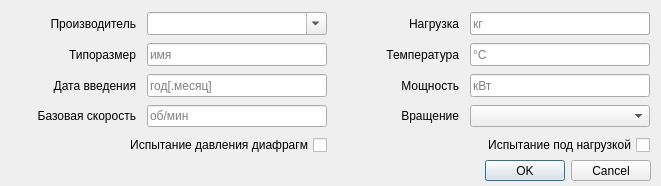
<?xml version="1.0" encoding="UTF-8"?>
<ui version="4.0">
 <class>dialogNewType</class>
 <widget class="QDialog" name="dialogNewType">
  <property name="geometry">
   <rect>
    <x>0</x>
    <y>0</y>
    <width>661</width>
    <height>186</height>
   </rect>
  </property>
  <property name="windowTitle">
   <string>Новый типоразмер</string>
  </property>
  <property name="modal">
   <bool>true</bool>
  </property>
  <widget class="QDialogButtonBox" name="buttonBox">
   <property name="geometry">
    <rect>
     <x>10</x>
     <y>160</y>
     <width>641</width>
     <height>21</height>
    </rect>
   </property>
   <property name="orientation">
    <enum>Qt::Horizontal</enum>
   </property>
   <property name="standardButtons">
    <set>QDialogButtonBox::Cancel|QDialogButtonBox::Ok</set>
   </property>
  </widget>
  <widget class="QWidget" name="gridLayoutWidget">
   <property name="geometry">
    <rect>
     <x>9</x>
     <y>10</y>
     <width>641</width>
     <height>151</height>
    </rect>
   </property>
   <layout class="QGridLayout" name="gridLayout">
    <item row="0" column="3">
     <widget class="QLineEdit" name="txtThrust">
      <property name="minimumSize">
       <size>
        <width>100</width>
        <height>0</height>
       </size>
      </property>
      <property name="maximumSize">
       <size>
        <width>180</width>
        <height>23</height>
       </size>
      </property>
      <property name="toolTip">
       <string>Нагрузка</string>
      </property>
      <property name="whatsThis">
       <string extracomment="Минимум"/>
      </property>
      <property name="placeholderText">
       <string>кг</string>
      </property>
     </widget>
    </item>
    <item row="1" column="2">
     <widget class="QLabel" name="lblNom">
      <property name="minimumSize">
       <size>
        <width>120</width>
        <height>0</height>
       </size>
      </property>
      <property name="maximumSize">
       <size>
        <width>200</width>
        <height>23</height>
       </size>
      </property>
      <property name="text">
       <string>Температура</string>
      </property>
      <property name="alignment">
       <set>Qt::AlignRight|Qt::AlignTrailing|Qt::AlignVCenter</set>
      </property>
      <property name="indent">
       <number>5</number>
      </property>
     </widget>
    </item>
    <item row="2" column="3">
     <widget class="QLineEdit" name="txtPower">
      <property name="minimumSize">
       <size>
        <width>100</width>
        <height>0</height>
       </size>
      </property>
      <property name="maximumSize">
       <size>
        <width>180</width>
        <height>23</height>
       </size>
      </property>
      <property name="toolTip">
       <string>Мощность</string>
      </property>
      <property name="whatsThis">
       <string extracomment="Максимум"/>
      </property>
      <property name="placeholderText">
       <string>кВт</string>
      </property>
     </widget>
    </item>
    <item row="1" column="3">
     <widget class="QLineEdit" name="txtTemp">
      <property name="minimumSize">
       <size>
        <width>100</width>
        <height>0</height>
       </size>
      </property>
      <property name="maximumSize">
       <size>
        <width>180</width>
        <height>23</height>
       </size>
      </property>
      <property name="toolTip">
       <string>Температура</string>
      </property>
      <property name="whatsThis">
       <string extracomment="Номинал"/>
      </property>
      <property name="placeholderText">
       <string>°C</string>
      </property>
     </widget>
    </item>
    <item row="2" column="2">
     <widget class="QLabel" name="lblMax">
      <property name="minimumSize">
       <size>
        <width>120</width>
        <height>0</height>
       </size>
      </property>
      <property name="maximumSize">
       <size>
        <width>200</width>
        <height>23</height>
       </size>
      </property>
      <property name="text">
       <string>Мощность</string>
      </property>
      <property name="alignment">
       <set>Qt::AlignRight|Qt::AlignTrailing|Qt::AlignVCenter</set>
      </property>
      <property name="margin">
       <number>0</number>
      </property>
      <property name="indent">
       <number>5</number>
      </property>
     </widget>
    </item>
    <item row="0" column="2">
     <widget class="QLabel" name="lblMin">
      <property name="minimumSize">
       <size>
        <width>120</width>
        <height>0</height>
       </size>
      </property>
      <property name="maximumSize">
       <size>
        <width>200</width>
        <height>23</height>
       </size>
      </property>
      <property name="text">
       <string>Нагрузка</string>
      </property>
      <property name="alignment">
       <set>Qt::AlignRight|Qt::AlignTrailing|Qt::AlignVCenter</set>
      </property>
      <property name="indent">
       <number>5</number>
      </property>
     </widget>
    </item>
    <item row="3" column="2">
     <widget class="QLabel" name="lblMax_2">
      <property name="minimumSize">
       <size>
        <width>120</width>
        <height>0</height>
       </size>
      </property>
      <property name="maximumSize">
       <size>
        <width>200</width>
        <height>23</height>
       </size>
      </property>
      <property name="text">
       <string>Вращение</string>
      </property>
      <property name="alignment">
       <set>Qt::AlignRight|Qt::AlignTrailing|Qt::AlignVCenter</set>
      </property>
      <property name="margin">
       <number>0</number>
      </property>
      <property name="indent">
       <number>5</number>
      </property>
     </widget>
    </item>
    <item row="3" column="3">
     <widget class="QComboBox" name="cmbDirection">
      <property name="toolTip">
       <string>Вращение</string>
      </property>
      <property name="currentIndex">
       <number>-1</number>
      </property>
      <item>
       <property name="text">
        <string>Правостороннее</string>
       </property>
      </item>
      <item>
       <property name="text">
        <string>Левостороннее</string>
       </property>
      </item>
      <item>
       <property name="text">
        <string>В обе стороны</string>
       </property>
      </item>
     </widget>
    </item>
    <item row="2" column="0">
     <widget class="QLabel" name="label_3">
      <property name="minimumSize">
       <size>
        <width>120</width>
        <height>0</height>
       </size>
      </property>
      <property name="maximumSize">
       <size>
        <width>200</width>
        <height>23</height>
       </size>
      </property>
      <property name="text">
       <string>Дата введения</string>
      </property>
      <property name="alignment">
       <set>Qt::AlignRight|Qt::AlignTrailing|Qt::AlignVCenter</set>
      </property>
      <property name="indent">
       <number>5</number>
      </property>
     </widget>
    </item>
    <item row="0" column="0">
     <widget class="QLabel" name="lblProducer">
      <property name="minimumSize">
       <size>
        <width>120</width>
        <height>0</height>
       </size>
      </property>
      <property name="maximumSize">
       <size>
        <width>200</width>
        <height>23</height>
       </size>
      </property>
      <property name="text">
       <string>Производитель</string>
      </property>
      <property name="alignment">
       <set>Qt::AlignRight|Qt::AlignTrailing|Qt::AlignVCenter</set>
      </property>
      <property name="indent">
       <number>5</number>
      </property>
     </widget>
    </item>
    <item row="1" column="0">
     <widget class="QLabel" name="lblName">
      <property name="minimumSize">
       <size>
        <width>120</width>
        <height>0</height>
       </size>
      </property>
      <property name="maximumSize">
       <size>
        <width>200</width>
        <height>23</height>
       </size>
      </property>
      <property name="text">
       <string>Типоразмер</string>
      </property>
      <property name="alignment">
       <set>Qt::AlignRight|Qt::AlignTrailing|Qt::AlignVCenter</set>
      </property>
      <property name="indent">
       <number>5</number>
      </property>
     </widget>
    </item>
    <item row="0" column="1">
     <widget class="QComboBox" name="cmbProducer">
      <property name="minimumSize">
       <size>
        <width>180</width>
        <height>0</height>
       </size>
      </property>
      <property name="maximumSize">
       <size>
        <width>180</width>
        <height>23</height>
       </size>
      </property>
      <property name="toolTip">
       <string>Производитель</string>
      </property>
      <property name="whatsThis">
       <string extracomment="Производитель"/>
      </property>
      <property name="editable">
       <bool>true</bool>
      </property>
     </widget>
    </item>
    <item row="2" column="1">
     <widget class="QLineEdit" name="txtDate">
      <property name="minimumSize">
       <size>
        <width>100</width>
        <height>0</height>
       </size>
      </property>
      <property name="maximumSize">
       <size>
        <width>180</width>
        <height>23</height>
       </size>
      </property>
      <property name="toolTip">
       <string>Дата введения</string>
      </property>
      <property name="whatsThis">
       <string extracomment="Дата введения"/>
      </property>
      <property name="placeholderText">
       <string>год[.месяц]</string>
      </property>
     </widget>
    </item>
    <item row="3" column="1">
     <widget class="QLineEdit" name="txtRpm">
      <property name="minimumSize">
       <size>
        <width>100</width>
        <height>0</height>
       </size>
      </property>
      <property name="maximumSize">
       <size>
        <width>180</width>
        <height>23</height>
       </size>
      </property>
      <property name="toolTip">
       <string>Базовая скорость</string>
      </property>
      <property name="whatsThis">
       <string extracomment="Базовая скорость"/>
      </property>
      <property name="placeholderText">
       <string>об/мин</string>
      </property>
     </widget>
    </item>
    <item row="1" column="1">
     <widget class="QLineEdit" name="txtName">
      <property name="minimumSize">
       <size>
        <width>180</width>
        <height>0</height>
       </size>
      </property>
      <property name="maximumSize">
       <size>
        <width>180</width>
        <height>23</height>
       </size>
      </property>
      <property name="toolTip">
       <string>Типоразмер</string>
      </property>
      <property name="whatsThis">
       <string extracomment="Типоразмер"/>
      </property>
      <property name="placeholderText">
       <string>имя</string>
      </property>
     </widget>
    </item>
    <item row="3" column="0">
     <widget class="QLabel" name="lblRpm">
      <property name="minimumSize">
       <size>
        <width>120</width>
        <height>0</height>
       </size>
      </property>
      <property name="maximumSize">
       <size>
        <width>200</width>
        <height>23</height>
       </size>
      </property>
      <property name="text">
       <string>Базовая скорость</string>
      </property>
      <property name="alignment">
       <set>Qt::AlignRight|Qt::AlignTrailing|Qt::AlignVCenter</set>
      </property>
      <property name="indent">
       <number>5</number>
      </property>
     </widget>
    </item>
    <item row="4" column="2" colspan="2">
     <widget class="QCheckBox" name="chkThrust">
      <property name="layoutDirection">
       <enum>Qt::RightToLeft</enum>
      </property>
      <property name="text">
       <string>Испытание под нагрузкой</string>
      </property>
     </widget>
    </item>
    <item row="4" column="0" colspan="2">
     <widget class="QCheckBox" name="chkPressure">
      <property name="layoutDirection">
       <enum>Qt::RightToLeft</enum>
      </property>
      <property name="text">
       <string>Испытание давления диафрагм</string>
      </property>
     </widget>
    </item>
   </layout>
  </widget>
 </widget>
 <resources/>
 <connections>
  <connection>
   <sender>buttonBox</sender>
   <signal>accepted()</signal>
   <receiver>dialogNewType</receiver>
   <slot>accept()</slot>
   <hints>
    <hint type="sourcelabel">
     <x>248</x>
     <y>254</y>
    </hint>
    <hint type="destinationlabel">
     <x>157</x>
     <y>274</y>
    </hint>
   </hints>
  </connection>
  <connection>
   <sender>buttonBox</sender>
   <signal>rejected()</signal>
   <receiver>dialogNewType</receiver>
   <slot>reject()</slot>
   <hints>
    <hint type="sourcelabel">
     <x>316</x>
     <y>260</y>
    </hint>
    <hint type="destinationlabel">
     <x>286</x>
     <y>274</y>
    </hint>
   </hints>
  </connection>
 </connections>
</ui>
